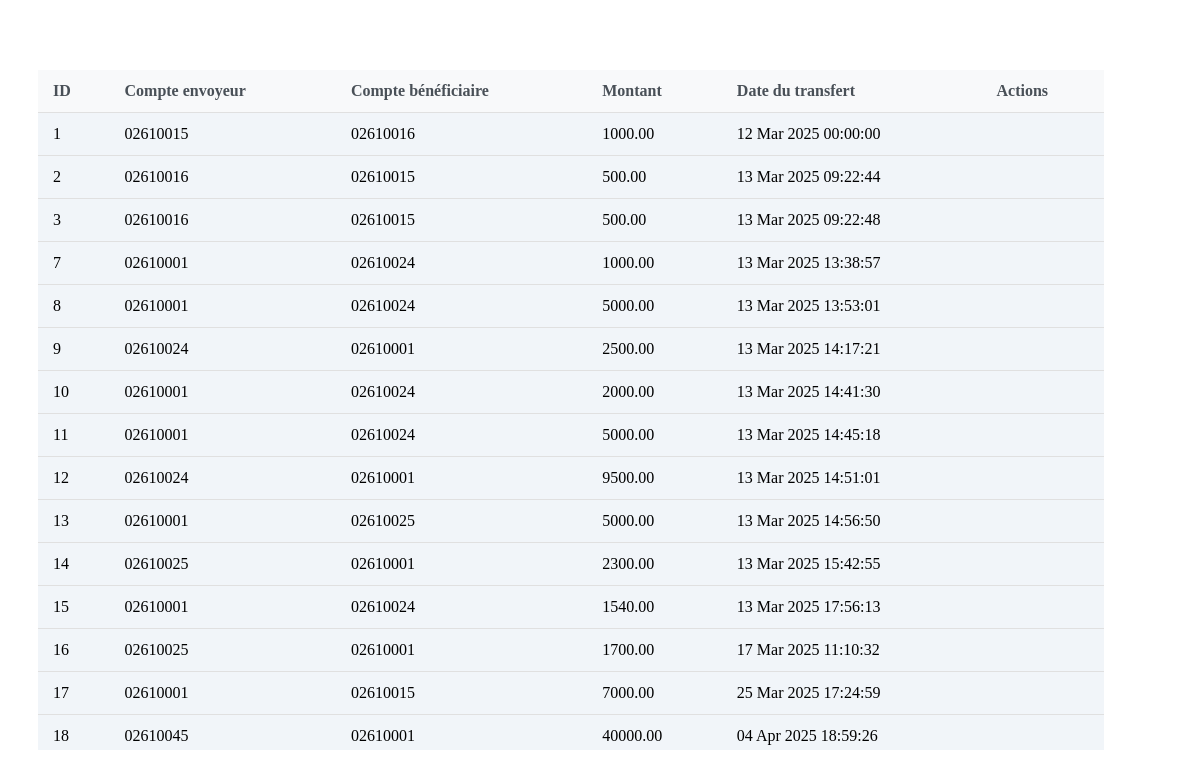
/virements/liste.php, run on the app's committed database.
### tables this page shows
CREATE TABLE `virement` (
  `idVirement` int(11) NOT NULL,
  `numCompteEnvoyeur` varchar(20) DEFAULT NULL,
  `numCompteBeneficiaire` varchar(20) DEFAULT NULL,
  `montant` decimal(10,2) DEFAULT NULL,
  `dateTransfert` datetime DEFAULT current_timestamp()
);

### virements/liste.php (the view, shortened to what this page needs)
<?php
include "../config/db.php";
$sql = "SELECT * FROM virement";
$searchResults = [];
$result = $conn->query($sql);
if ($result->num_rows > 0) {
    while ($row = $result->fetch_assoc()) {
        $searchResults[] = $row;
    }
}
?>
<div class="table-container">
<table>
    <thead>
    <tr>
        <th>ID</th>
        <th>Compte envoyeur</th>
        <th>Compte bénéficiaire</th>
        <th>Montant</th>
        <th>Date du transfert</th>
        <th>Actions</th>
    </tr>
    </thead>
    <tbody>
    <?php foreach ($searchResults as $row) { ?>
        <tr>
            <td><?php echo $row["idVirement"]; ?></td>
            <td><?php echo $row["numCompteEnvoyeur"]; ?></td>
            <td><?php echo $row["numCompteBeneficiaire"]; ?></td>
            <td><?php echo $row["montant"]; ?></td>
            <td>
  <?php
    $dateTimeTransfert = new DateTime($row["dateTransfert"]);
    $formattedDateTime = $dateTimeTransfert->format('d M Y H:i:s');
    echo $formattedDateTime;
  ?>
</td>
            <td>
            </td>
        </tr>
    <?php } ?>
    </tbody>
</table>
</div>

### virements/liste.php (style rules this page uses)
.table-container { margin-top : 50px ; max-height: 700px; overflow-y: auto; border-radius : 20px; }
thead { position: sticky; top: 0; background-color: #f2f2f2; background-color: #f8f9fa; color: #495057; font-weight: 600; }
table { width: 90%; border-collapse: collapse; margin: 20px 30px; background-color: #F1F5F9; border-radius: 8px; }
th, td { padding: 12px 15px; text-align: left; border-bottom: 1px solid #e0e0e0; }
td:last-child { text-align: center; white-space: nowrap; }

### data on the page
virement: idVirement "1", numCompteEnvoyeur "02610015", numCompteBeneficiaire "02610016", montant "1000.00", dateTransfert "12 Mar 2025 00:00:00"
virement: idVirement "2", numCompteEnvoyeur "02610016", numCompteBeneficiaire "02610015", montant "500.00", dateTransfert "13 Mar 2025 09:22:44"
virement: idVirement "3", numCompteEnvoyeur "02610016", numCompteBeneficiaire "02610015", montant "500.00", dateTransfert "13 Mar 2025 09:22:48"
virement: idVirement "7", numCompteEnvoyeur "02610001", numCompteBeneficiaire "02610024", montant "1000.00", dateTransfert "13 Mar 2025 13:38:57"
virement: idVirement "8", numCompteEnvoyeur "02610001", numCompteBeneficiaire "02610024", montant "5000.00", dateTransfert "13 Mar 2025 13:53:01"
virement: idVirement "9", numCompteEnvoyeur "02610024", numCompteBeneficiaire "02610001", montant "2500.00", dateTransfert "13 Mar 2025 14:17:21"
virement: idVirement "10", numCompteEnvoyeur "02610001", numCompteBeneficiaire "02610024", montant "2000.00", dateTransfert "13 Mar 2025 14:41:30"
virement: idVirement "11", numCompteEnvoyeur "02610001", numCompteBeneficiaire "02610024", montant "5000.00", dateTransfert "13 Mar 2025 14:45:18"
virement: idVirement "12", numCompteEnvoyeur "02610024", numCompteBeneficiaire "02610001", montant "9500.00", dateTransfert "13 Mar 2025 14:51:01"
virement: idVirement "13", numCompteEnvoyeur "02610001", numCompteBeneficiaire "02610025", montant "5000.00", dateTransfert "13 Mar 2025 14:56:50"
virement: idVirement "14", numCompteEnvoyeur "02610025", numCompteBeneficiaire "02610001", montant "2300.00", dateTransfert "13 Mar 2025 15:42:55"
virement: idVirement "15", numCompteEnvoyeur "02610001", numCompteBeneficiaire "02610024", montant "1540.00", dateTransfert "13 Mar 2025 17:56:13"
virement: idVirement "16", numCompteEnvoyeur "02610025", numCompteBeneficiaire "02610001", montant "1700.00", dateTransfert "17 Mar 2025 11:10:32"
virement: idVirement "17", numCompteEnvoyeur "02610001", numCompteBeneficiaire "02610015", montant "7000.00", dateTransfert "25 Mar 2025 17:24:59"
virement: idVirement "18", numCompteEnvoyeur "02610045", numCompteBeneficiaire "02610001", montant "40000.00", dateTransfert "04 Apr 2025 18:59:26"
